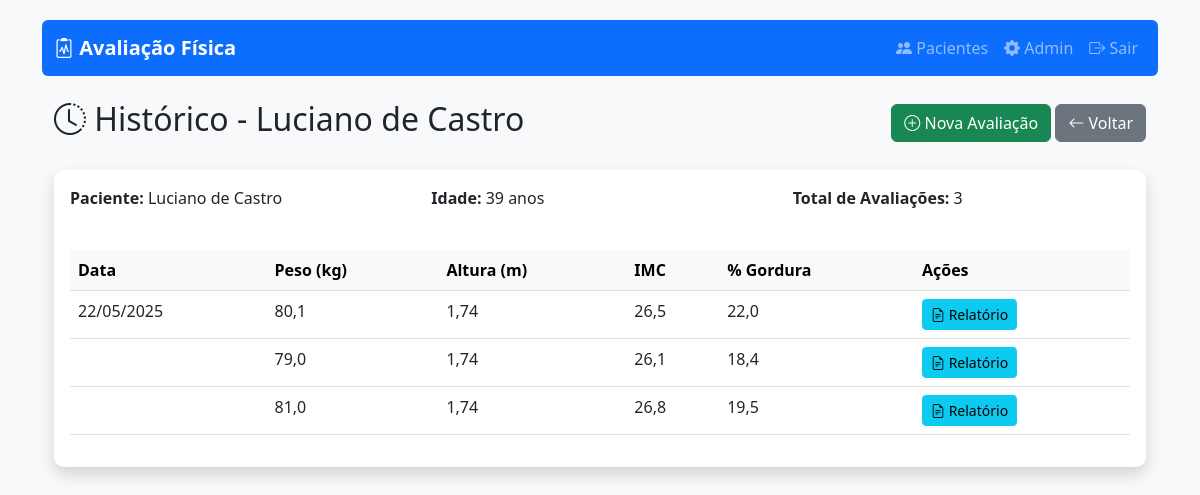
The app's page /pacientes/1/historico/ (signed in) with its own data.
### avaliacao/models.py (models this page shows, shortened)
class Paciente(models.Model):
    SEXO_CHOICES = [('M', 'Masculino'), ('F', 'Feminino')]
    nome = models.CharField(max_length=100)
    sexo = models.CharField(max_length=1, choices=SEXO_CHOICES)
    data_nascimento = models.DateField()
    telefone = models.CharField(max_length=15, blank=True)
    email = models.EmailField(blank=True)
    observacoes = models.TextField(blank=True)
    @property
    def idade(self):
        hoje = date.today()
        return hoje.year - self.data_nascimento.year - (
            (hoje.month, hoje.day) < (self.data_nascimento.month, self.data_nascimento.day)
        )

class Avaliacao(models.Model):
    PROTOCOLOS = [
        ('POLLOCK_7', 'Pollock 7 Dobras'),
        ('FALKNER_4', 'Falkner 4 Dobras'),
    ]
    protocolo = models.CharField(
        max_length=10,
        choices=PROTOCOLOS,
        default='POLLOCK_7'
    )
    paciente = models.ForeignKey(Paciente, on_delete=models.CASCADE, related_name='avaliacoes')
    data_avaliacao = models.DateField()  # Removido o 'default' (agora será obrigatório preencher)
    altura = models.FloatField(help_text="Altura em metros")
    peso = models.FloatField(help_text="Peso em kg")
    percentual_gordura = models.FloatField(verbose_name="% Gordura")
    massa_magra = models.FloatField()
    gordura_visceral = models.IntegerField()
    tmb = models.IntegerField(verbose_name="Taxa Metabólica Basal")
    idade_metabolica = models.IntegerField()
    observacoes = models.TextField(blank=True)
    torax = models.FloatField('Tórax', null=True, blank=True)
    triceps = models.FloatField('Tríceps', null=True, blank=True)
    abdominal = models.FloatField('Abdominal', null=True, blank=True)
    coxa = models.FloatField('Coxa', null=True, blank=True)
    axilar_media = models.FloatField('Axilar Média', null=True, blank=True)
    subescapular = models.FloatField('Subescapular', null=True, blank=True)
    suprailiaca = models.FloatField('Supra-ilíaca', null=True, blank=True)
    braco_direito = models.FloatField('Braço Direito (mm)', null=True, blank=True)
    braco_esquerdo = models.FloatField('Braço Esquerdo (mm)', null=True, blank=True)
    antebraco_direito = models.FloatField('Antebraço Direito (mm)', null=True, blank=True)
    antebraco_esquerdo = models.FloatField('Antebraço Esquerdo (mm)', null=True, blank=True)
    cintura = models.FloatField('Cintura (mm)', null=True, blank=True)
    quadril = models.FloatField('Quadril (mm)', null=True, blank=True)
    tronco = models.FloatField('Tronco (mm)', null=True, blank=True)
    abdomen = models.FloatField('Abdômen (mm)', null=True, blank=True)
    coxa_direita = models.FloatField('Coxa Direita (mm)', null=True, blank=True)
    coxa_esquerda = models.FloatField('Coxa Esquerda (mm)', null=True, blank=True)
    panturrilha_direita = models.FloatField('Panturrilha Direita (mm)', null=True, blank=True)
    panturrilha_esquerda = models.FloatField('Panturrilha Esquerda (mm)', null=True, blank=True)
    class Meta:
        ordering = ['-data_avaliacao']
    @property
    def imc(self):
        return self.peso / (self.altura ** 2)

### avaliacao/views.py (the view)
# urls.py: path('pacientes/<int:paciente_id>/historico/', views.historico_avaliacoes, name='historico_avaliacoes'),
@login_required
def historico_avaliacoes(request, paciente_id):
    paciente = get_object_or_404(Paciente, pk=paciente_id)
    avaliacoes = Avaliacao.objects.filter(paciente=paciente).order_by('-data_avaliacao')
    return render(request, 'avaliacao/historico.html', {
        'paciente': paciente,
        'avaliacoes': avaliacoes,
        'titulo': f'Histórico - {paciente.nome}'
    })

### avaliacao/templates/avaliacao/historico.html
{% extends 'avaliacao/base.html' %}
{% block content %}
<div class="container mt-4">
    <div class="d-flex justify-content-between align-items-center mb-4">
        <h2>
            <i class="bi bi-clock-history"></i>
            {{ titulo }}
        </h2>
        <div>
            <a href="{% url 'avaliacao:nova_avaliacao' paciente.id %}" class="btn btn-success">
                <i class="bi bi-plus-circle"></i> Nova Avaliação
            </a>
            <a href="{% url 'avaliacao:lista_pacientes' %}" class="btn btn-secondary">
                <i class="bi bi-arrow-left"></i> Voltar
            </a>
        </div>
    </div>
    <div class="card shadow">
        <div class="card-body">
            <div class="row mb-4">
                <div class="col-md-4">
                    <p><strong>Paciente:</strong> {{ paciente.nome }}</p>
                </div>
                <div class="col-md-4">
                    <p><strong>Idade:</strong> {{ paciente.idade }} anos</p>
                </div>
                <div class="col-md-4">
                    <p><strong>Total de Avaliações:</strong> {{ avaliacoes.count }}</p>
                </div>
            </div>
            {% if avaliacoes %}
            <div class="table-responsive">
                <table class="table table-hover">
                    <thead class="table-light">
                        <tr>
                            <th>Data</th>
                            <th>Peso (kg)</th>
                            <th>Altura (m)</th>
                            <th>IMC</th>
                            <th>% Gordura</th>
                            <th>Ações</th>
                        </tr>
                    </thead>
                    <tbody>
                        {% for avaliacao in avaliacoes %}
                        <tr>
                            <td>{{ avaliacao.data_avaliacao|date:"d/m/Y" }}</td>
                            <td>{{ avaliacao.peso }}</td>
                            <td>{{ avaliacao.altura }}</td>
                            <td>{{ avaliacao.imc|floatformat:1 }}</td>
                            <td>{{ avaliacao.percentual_gordura }}</td>
                            <td>
                                <a href="{% url 'avaliacao:relatorio_completo' avaliacao.id %}"
                                   class="btn btn-sm btn-info"
                                   title="Ver Relatório">
                                    <i class="bi bi-file-earmark-text"></i> Relatório
                                </a>
                            </td>
                        </tr>
                        {% empty %}
                        <tr>
                            <td colspan="6" class="text-center">Nenhuma avaliação encontrada.</td>
                        </tr>
                        {% endfor %}
                    </tbody>
                </table>
            </div>
            {% else %}
            <div class="alert alert-info">
                Nenhuma avaliação registrada para este paciente.
            </div>
            {% endif %}
        </div>
    </div>
</div>
{% endblock %}

### avaliacao/templates/avaliacao/base.html (style rules this page uses)
body { background-color: #f8f9fa; padding-top: 20px; }
.card { border-radius: 10px; box-shadow: 0 4px 6px rgba(0, 0, 0, 0.1); margin-bottom: 20px; border: none; }

### records on screen
Paciente: nome "Luciano de Castro", idade "39"
Avaliacao: data_avaliacao "22/05/2025", peso "80,1", altura "1,74", imc "26,5", percentual_gordura "22,0"
Avaliacao: peso "79,0", altura "1,74", imc "26,1", percentual_gordura "18,4"
Avaliacao: peso "81,0", altura "1,74", imc "26,8", percentual_gordura "19,5"

### other values on screen
{{ titulo }} "Histórico - Luciano de Castro"
{{ avaliacoes.count }} "3"
